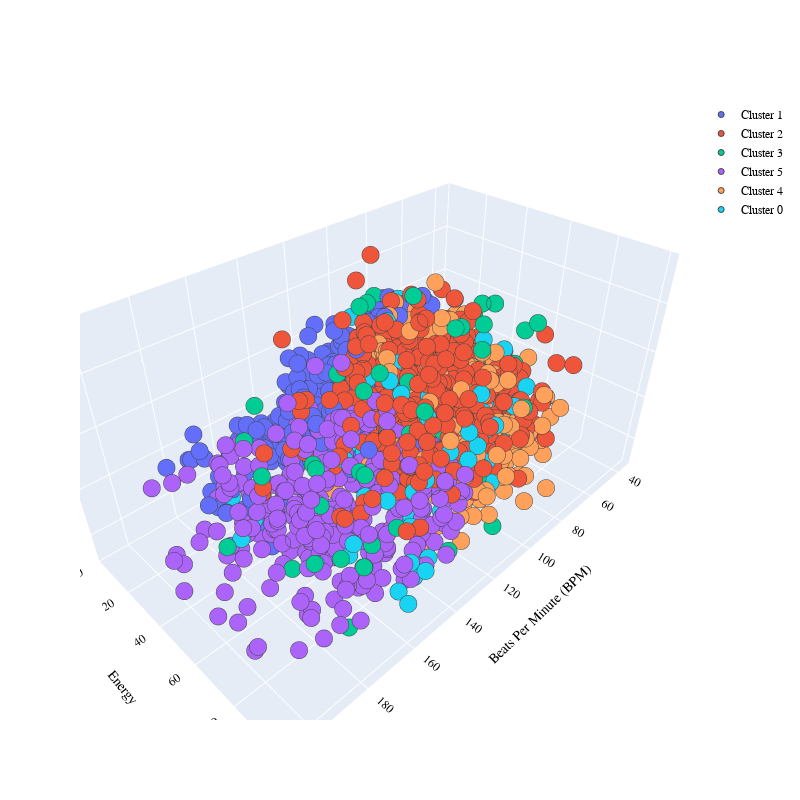

Notebook cell for this chart:
### Code cell
#OLUŞTURDUĞUMUZ KÜMELERİ GÖRSELLEŞTİRİYORUZ.
import plotly.graph_objects as go

PLOT = go.Figure()

for i in data["Cluster"].unique():
    PLOT.add_trace(go.Scatter3d(
        x=data[data["Cluster"] == i]['Beats Per Minute (BPM)'],
        y=data[data["Cluster"] == i]['Energy'],
        z=data[data["Cluster"] == i]['Danceability'],
        mode='markers',
        marker=dict(size=6, line=dict(width=1)),
        name=f"Cluster {i}"
    ))

PLOT.update_traces(
    hovertemplate='Beats Per Minute (BPM): %{x}<br>Energy: %{y}<br>Danceability: %{z}'
)

PLOT.update_layout(
    width=800,
    height=800,
    autosize=True,
    showlegend=True,
    scene=dict(
        xaxis=dict(
            title=dict(text='Beats Per Minute (BPM)', font=dict(color='black'))
        ),
        yaxis=dict(
            title=dict(text='Energy', font=dict(color='black'))
        ),
        zaxis=dict(
            title=dict(text='Danceability', font=dict(color='black'))
        )
    ),
    font=dict(family="Gilroy", color='black', size=12)
)

PLOT.show()

### Figure 1 — Plotly figure (JSON) as saved in the notebook; plotly's stock layout.template omitted (floating-point values rounded to 4 significant figures; data arrays with more than 128 entries replaced by an {"elided": "..."} marker saying what was removed)
{"data": [{"hovertemplate": "Beats Per Minute (BPM): %{x}<br>Energy: %{y}<br>Danceability: %{z}", "marker": {"line": {"width": 1}, "size": 6}, "mode": "markers", "name": "Cluster 1", "type": "scatter3d", "x": {"elided": "432 int values"}, "y": {"elided": "432 int values"}, "z": {"elided": "432 int values"}}, {"hovertemplate": "Beats Per Minute (BPM): %{x}<br>Energy: %{y}<br>Danceability: %{z}", "marker": {"line": {"width": 1}, "size": 6}, "mode": "markers", "name": "Cluster 2", "type": "scatter3d", "x": {"elided": "531 int values"}, "y": {"elided": "531 int values"}, "z": {"elided": "531 int values"}}, {"hovertemplate": "Beats Per Minute (BPM): %{x}<br>Energy: %{y}<br>Danceability: %{z}", "marker": {"line": {"width": 1}, "size": 6}, "mode": "markers", "name": "Cluster 3", "type": "scatter3d", "x": [168, 74, 148, 178, 171, 193, 99, 190, 131, 80, 113, 94, 174, 130, 169, 83, 123, 156, 140, 100, 71, 110, 160, 160, 100, 75, 168, 112, 171, 174, 120, 135, 87, 81, 177, 76, 134, 77, 140, 110, 129, 177, 124, 120, 114, 115, 89, 174, 89, 142, 121, 93, 95, 86, 98, 176, 90], "y": [69, 65, 76, 68, 74, 58, 77, 76, 71, 77, 95, 70, 96, 49, 88, 53, 73, 91, 86, 93, 63, 64, 82, 80, 38, 71, 93, 75, 75, 44, 85, 43, 11, 64, 78, 52, 75, 57, 98, 53, 84, 90, 46, 92, 85, 69, 83, 52, 65, 63, 80, 74, 91, 68, 50, 91, 90], "z": [66, 62, 91, 30, 69, 43, 65, 79, 78, 78, 22, 83, 49, 95, 35, 66, 48, 48, 79, 64, 51, 70, 65, 65, 61, 60, 51, 91, 56, 64, 60, 70, 70, 55, 39, 73, 62, 54, 32, 93, 65, 50, 93, 46, 88, 57, 47, 81, 87, 76, 96, 67, 92, 87, 39, 21, 41]}, {"hovertemplate": "Beats Per Minute (BPM): %{x}<br>Energy: %{y}<br>Danceability: %{z}", "marker": {"line": {"width": 1}, "size": 6}, "mode": "markers", "name": "Cluster 5", "type": "scatter3d", "x": {"elided": "315 int values"}, "y": {"elided": "315 int values"}, "z": {"elided": "315 int values"}}, {"hovertemplate": "Beats Per Minute (BPM): %{x}<br>Energy: %{y}<br>Danceability: %{z}", "marker": {"line": {"width": 1}, "size": 6}, "mode": "markers", "name": "Cluster 4", "type": "scatter3d", "x": {"elided": "529 int values"}, "y": {"elided": "529 int values"}, "z": {"elided": "529 int values"}}, {"hovertemplate": "Beats Per Minute (BPM): %{x}<br>Energy: %{y}<br>Danceability: %{z}", "marker": {"line": {"width": 1}, "size": 6}, "mode": "markers", "name": "Cluster 0", "type": "scatter3d", "x": {"elided": "130 int values"}, "y": {"elided": "130 int values"}, "z": {"elided": "130 int values"}}], "layout": {"autosize": true, "font": {"color": "black", "family": "Gilroy", "size": 12}, "height": 800, "scene": {"xaxis": {"title": {"font": {"color": "black"}, "text": "Beats Per Minute (BPM)"}}, "yaxis": {"title": {"font": {"color": "black"}, "text": "Energy"}}, "zaxis": {"title": {"font": {"color": "black"}, "text": "Danceability"}}}, "showlegend": true, "width": 800}}
